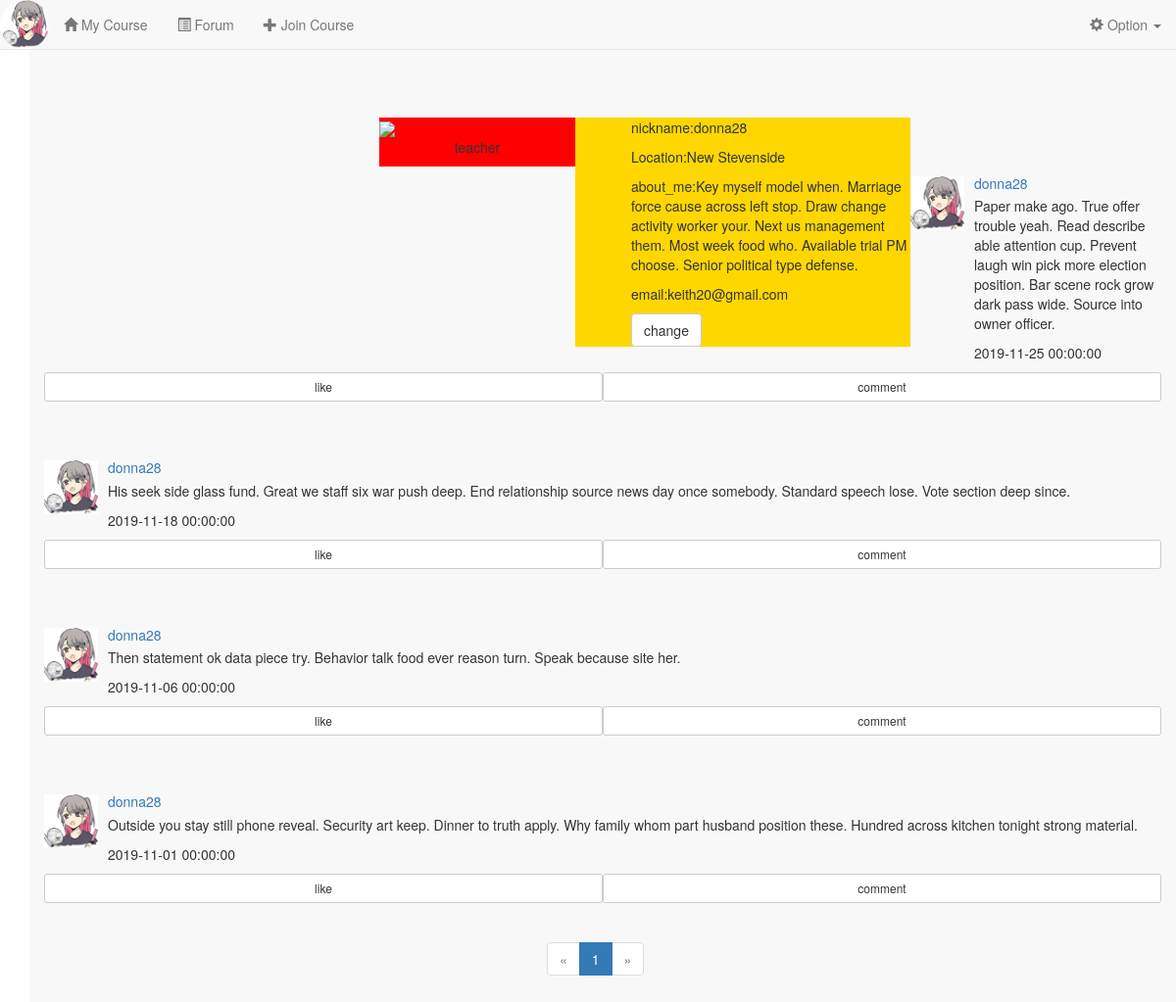
Screenshot of /user/keith20@gmail.com (signed in) with the database file from the repository.
### app/models.py (models this page shows, shortened)
class User(UserMixin, db.Model):
    __tablename__ = 'users'
    id = db.Column(db.Integer, primary_key=True)
    name = db.Column(db.String(64)) #真实姓名(不同于用户名)
    location = db.Column(db.String(64)) #位置
    about_me = db.Column(db.Text()) #个人介绍
    member_since = db.Column(db.DateTime(), default=datetime.utcnow)    #注册时间
    last_seen = db.Column(db.DateTime(), default=datetime.utcnow)   #最后一次访问的时间
    email = db.Column(db.String(64), unique=True, index=True)   #电子邮箱
    nickname = db.Column(db.String(64))    #昵称
    role_id = db.Column(db.Integer, db.ForeignKey('roles.id'))  #角色id
    password_hash = db.Column(db.String(128))   #密码hash
    confirmed = db.Column(db.Boolean, default=False)    #是否已经确认账户
    headicon_url = db.Column(db.String(64)) #头像图标的url
    student = db.relationship('Student', backref='user', uselist=False) #通过Student的user字段拿到用户信息
    teacher = db.relationship('Teacher', backref='user', uselist=False) #通过Teacher的user字段拿到用户信息
    posts = db.relationship('Post', backref='author', lazy='dynamic') #该用户发布的动态
    followed = db.relationship('Follow',
                               foreign_keys=[Follow.follower_id],
                               backref=db.backref('follower', lazy='joined'),
                               lazy='dynamic',
                               cascade='all, delete-orphan')
    followers = db.relationship('Follow',
                               foreign_keys=[Follow.followed_id],
                               backref=db.backref('followed', lazy='joined'),
                               lazy='dynamic',
                               cascade='all, delete-orphan')
    comments = db.relationship('Comment', backref='author', lazy='dynamic') #该用户发表的评论
    @property
    def password(self):
        raise AttributeError('Password is not a readable attribute!')
    @login_manager.user_loader
    def load_user(user_id):
        return User.query.get(int(user_id))
    def ping(self):
        self.last_seen = datetime.utcnow()
        db.session.add(self)
        db.session.commit()

class Post(db.Model):
    __tablename__ = 'posts'
    id = db.Column(db.Integer, primary_key=True)
    body = db.Column(db.Text) #动态内容
    body_html = db.Column(db.Text) #内容的html富文本形式
    timestamp = db.Column(db.DateTime, index=True, default=datetime.utcnow) #动态发布的时间戳
    author_id = db.Column(db.Integer, db.ForeignKey('users.id')) #作者id
    liked = db.Column(db.Integer) #点赞数
    comments = db.relationship('Comment', backref='post', lazy='dynamic') #该动态对应的评论

### app/main/views.py (the view)
@main.route('/user/<email>')
def user(email):
    user = User.query.filter_by(email=email).first_or_404()
    page = request.args.get('page', 1, type=int)
    pagination = Post.query.filter_by(author_id=user.id).order_by(Post.timestamp.desc()).paginate(
        page, per_page=current_app.config['FLASKY_COURSE_PER_PAGE'],
        error_out=False
    )
    posts = [item for item in pagination.items]
    return render_template('user.html', user=user, posts=posts, pagination=pagination)

### app/auth/views.py (called while the page is built)
@auth.before_app_request
def before_request():
    if current_user.is_authenticated:
        current_user.ping()
        if not current_user.confirmed \
                and request.endpoint \
                and request.blueprint != 'auth' \
                and request.endpoint != 'static':
            return redirect(url_for('auth.unconfirmed'))

### app/main/__init__.py (called while the page is built)
@main.app_context_processor
def inject_permissions():
    return dict(Permission=Permission)

### app/templates/user.html (shortened to what this page needs)
{% extends "base.html" %}
{% import "/_macros.html" as macros %}
{% block page_content %}
<div class="container navbar-default"style="height:100%;padding-top:120px;">
    <div style="margin-left:30%;background-color:#ff0000;height:100%;width:200px;float:left;">
        <img src="1.jpg" style="width:200px">
        <p align="center">
            {% if user.role.name == 'Teacher' %}
            teacher
            {% else %}
            student
            {% endif %}
        </p>
    </div>
    <div style="padding-left:5%;background-color:#FFD700;height:100%;width:30%;float:left;">
        <p>nickname:{{ user.nickname }}</p>
        <P>Location:{{ user.location }}</P>
        <P>
            about_me:{{ user.about_me }}
        </P>
        <p>email:{{ user.email }}</p>
        <a href="{{ url_for('main.edit_profile') }}" class="btn btn-default">change</a>
    </div>
    {% for each in posts %}
        <div style="padding-top:60px;padding-bottom:30px">
            <div class="media-left">
                <a href="#"><img src="{{ url_for('static', filename=('headicon/'+each.author.headicon_url)) }}" class="media-object" style="width:55px"></a>
            </div>
            <div class="media-body">
                <a href="#"><h5 class="media-heading">{{ each.author.nickname }}</h5></a>
                {% if each.body_html %}
                    {{ each.body_html | safe }}
                {% else %}
                    {{ each.body }}
                {% endif %}
                <p>{{ each.timestamp }}</p>
            </div>
            <button type="button" class="btn btn-default btn-sm col-xs-6">like</button>
            <button type="button" class="btn btn-default btn-sm col-xs-6">comment</button>
        </div>
    {% endfor %}
    <div class="pagination" style="padding-left:45%">
        {{ macros.pagination_widget(pagination, 'main.user', email=user.email) }}
    </div>
</div>
{% endblock %}

### rows the page displays
User: nickname "donna28", location "New Stevenside", about_me "Key myself model when. Marriage force cause across left stop. Draw change activity worker your. Next us management them. Most week food who. Available trial PM choose. Senior political type defense.", email "keith20@gmail.com"
Post: headicon_url (placeholder picture), author.nickname "donna28", body_html "Paper make ago. True offer trouble yeah. Read describe able attention cup. Prevent laugh win pick more election position. Bar scene rock grow dark pass wide. Source into owner officer.", timestamp "2019-11-25 00:00:00"
Post: headicon_url (placeholder picture), author.nickname "donna28", body_html "His seek side glass fund. Great we staff six war push deep. End relationship source news day once somebody. Standard speech lose. Vote section deep since.", timestamp "2019-11-18 00:00:00"
Post: headicon_url (placeholder picture), author.nickname "donna28", body_html "Then statement ok data piece try. Behavior talk food ever reason turn. Speak because site her.", timestamp "2019-11-06 00:00:00"
Post: headicon_url (placeholder picture), author.nickname "donna28", body_html "Outside you stay still phone reveal. Security art keep. Dinner to truth apply. Why family whom part husband position these. Hundred across kitchen tonight strong material.", timestamp "2019-11-01 00:00:00"

### other values shown
{{ p }} "1"
